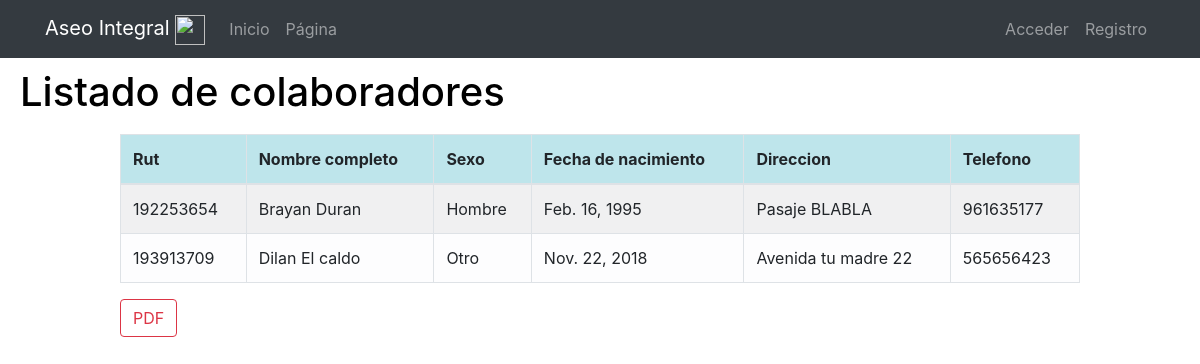
Page /listar_colaborador on the committed database.
### core/models.py (models this page shows, shortened)
class Colaborador(models.Model):
    rut = models.IntegerField(primary_key=True)
    nombreCompleto = models.CharField(max_length=150)
    sexo = models.CharField(max_length=50)
    fechaNacimiento = models.DateField(auto_now=False, auto_now_add=False)
    direccion = models.CharField(max_length=100)
    telefono = models.IntegerField()
    objects = models.Manager()

### core/views.py (the view)
# urls.py: path('listar_colaborador', listarColaborador, name='listarColaborador'),
def listarColaborador(request):
    co = Colaborador.objects.all()
    return render(request, 'core/listarcolaborador.html', {'colaboradores': co})

### core/templates/core/listarcolaborador.html (shortened to what this page needs)
{% extends 'core/base.html' %}
{% block content %}
    {% load static %}
    <link rel="stylesheet" href="static/core/css/style.css">
    <h1 id="titTabla">Listado de colaboradores</h1>
    <div id=divListar class="table-responsive">
        <table class="table table-striped table-light table-bordered table-hover ">
            <thead class="table-info">
                <tr>
                <th>Rut</th>
                <th>Nombre completo</th>
                <th>Sexo</th>
                <th>Fecha de nacimiento</th>
                <th>Direccion</th>
                <th>Telefono</th>
            </tr>
            </thead>
            {%for c in colaboradores%}
            <tr>
                <td>{{c.rut}}</td>
                <td>{{c.nombreCompleto}}</td>
                <td>{{c.sexo}}</td>
                <td>{{c.fechaNacimiento}}</td>
                <td>{{c.direccion}}</td>
                <td>{{c.telefono}}</td>
            </tr>
            {%endfor%}
        </table>
        <form action="{%url 'pdf_colaboradores'%}">
            <input type="submit" value="PDF" class="btn btn-outline-danger"></button>
        </form>
    </div>
{%endblock%}

### core/templates/core/base.html (shortened to what this page needs)
<!DOCTYPE html>
<html lang="es">
  <head>
    {% load static %}
    <link href="{% static 'core/vendor/bootstrap/css/bootstrap.min.css' %}" rel="stylesheet">
    <link href="{% static 'core/vendor/font-awesome/css/font-awesome.min.css' %}" rel="stylesheet" type="text/css">
    <link href="{% static 'core/css/main.css' %}" rel="stylesheet">
  </head>
  <body>
    <body>
      <nav class="navbar navbar-expand-lg navbar-dark bg-dark">
        <div class="container">
          <a class="navbar-brand" href="{% url 'home' %}">Aseo Integral
              <img src="{% static 'core/logo' %}" width="30" height="30" alt="">
          </a>
          <div class="collapse navbar-collapse" id="ned">
            <ul class="navbar-nav mr-auto">
              <li class="nav-item">
                <a class="nav-link" href="{% url 'home' %}">Inicio</a>
              </li>
              <li class="nav-item">
                <a class="nav-link" href="{% url 'pages:pages' %}">Página</a>
              </li>
            </ul>
            <ul class="navbar-nav">
              {% if not request.user.is_authenticated %}
                <li class="nav-item">
                  <a class="nav-link" href="{% url 'login' %}">Acceder</a>
                </li>
                <li class="nav-item">
                  <a class="nav-link" href="{% url 'signup' %}">Registro</a>
                </li>
              {% endif %}
            </ul>
          </div>
        </div>
      </nav>
      {% block content %}{% endblock %}
  </body>
</html>

### core/static/core/css/main.css (style rules this page uses)
:root { --jumbotron-padding-y: 3rem; }

### core/static/core/css/style.css (style rules this page uses)
#divListar { width: 80%; margin: 0 auto; }
#titTabla { color:black; padding: 10px; padding-left: 20px; }

### rows in the picture
Colaborador: rut "192253654", nombreCompleto "Brayan Duran", sexo "Hombre", fechaNacimiento "Feb. 16, 1995", direccion "Pasaje BLABLA", telefono "961635177"
Colaborador: rut "193913709", nombreCompleto "Dilan El caldo", sexo "Otro", fechaNacimiento "Nov. 22, 2018", direccion "Avenida tu madre 22", telefono "565656423"
